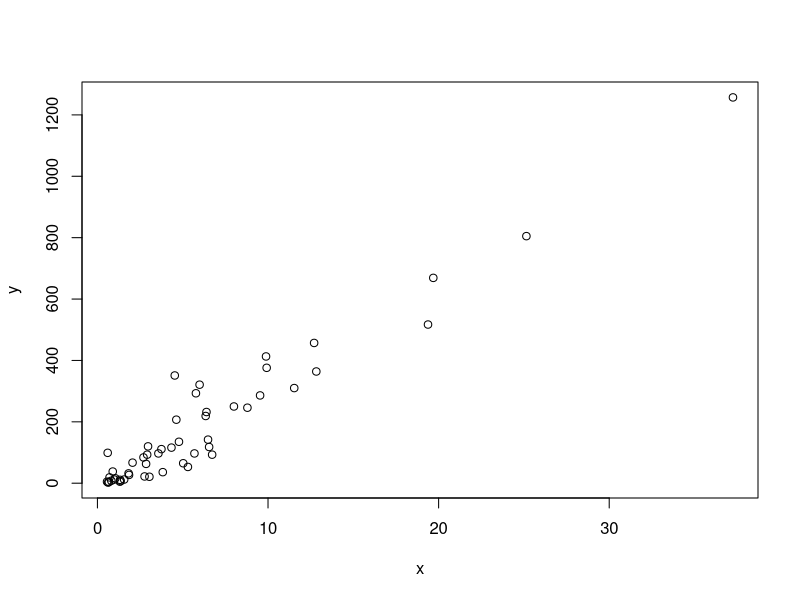
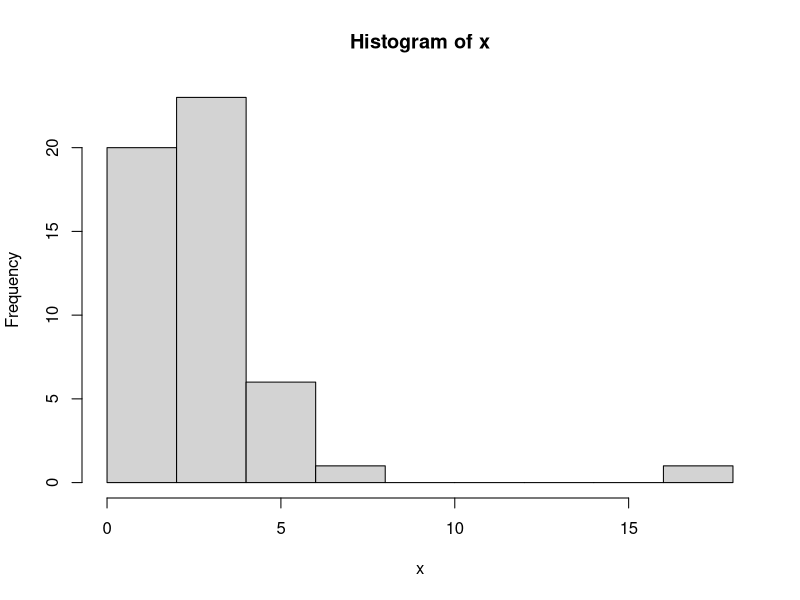
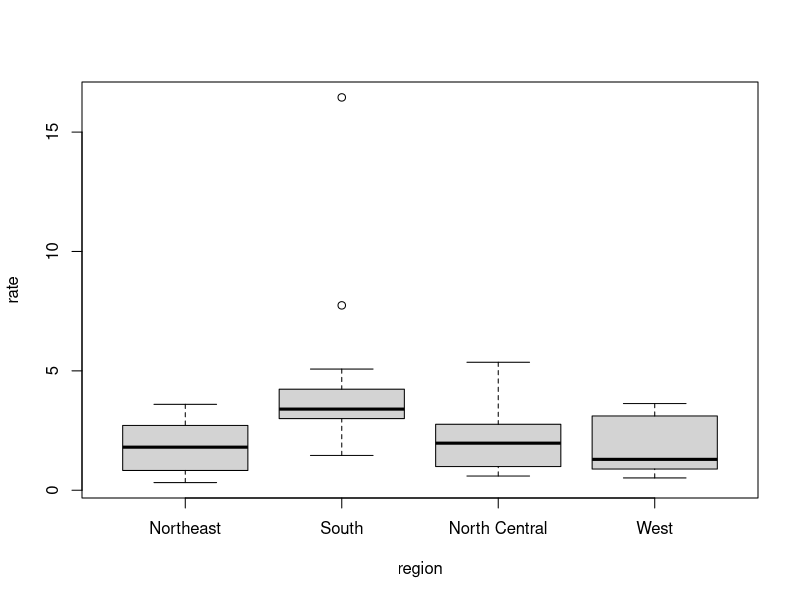
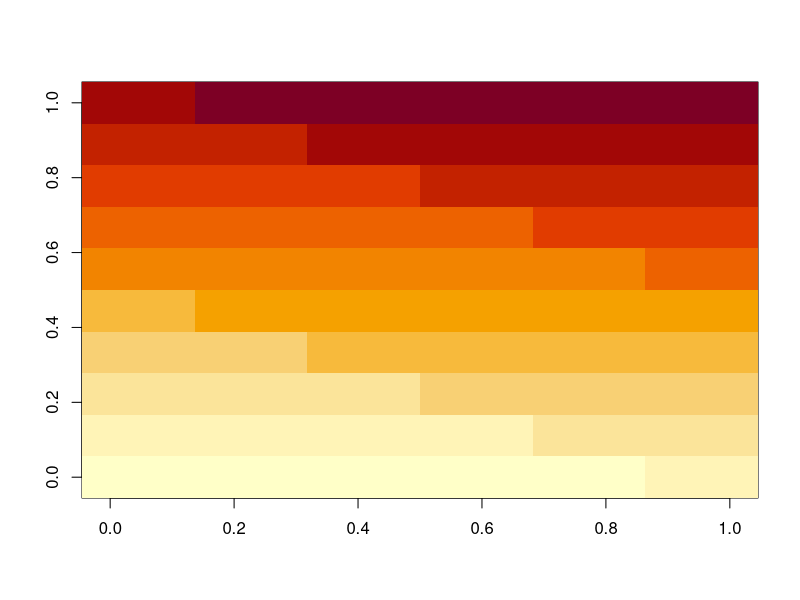
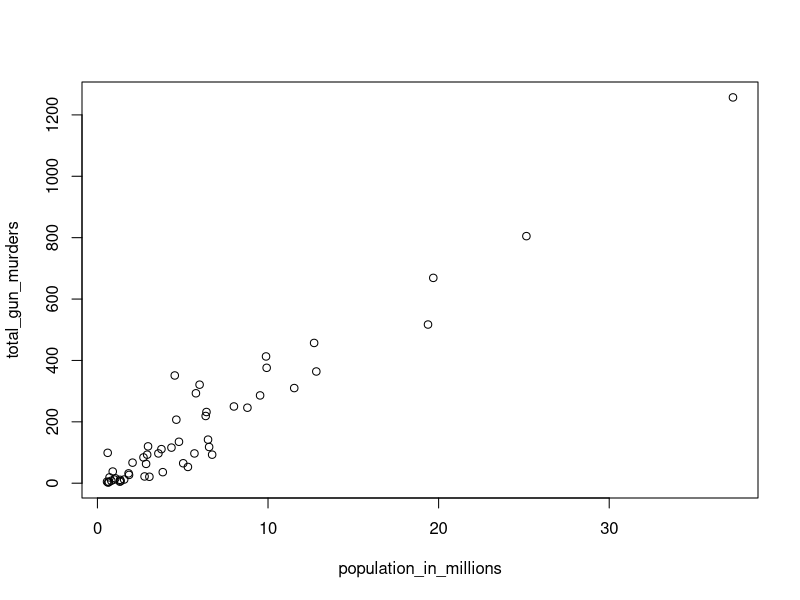
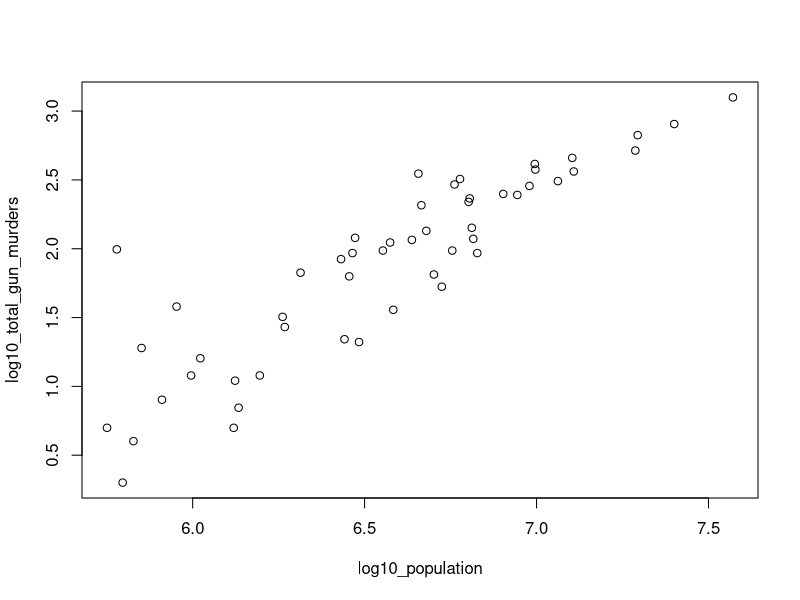
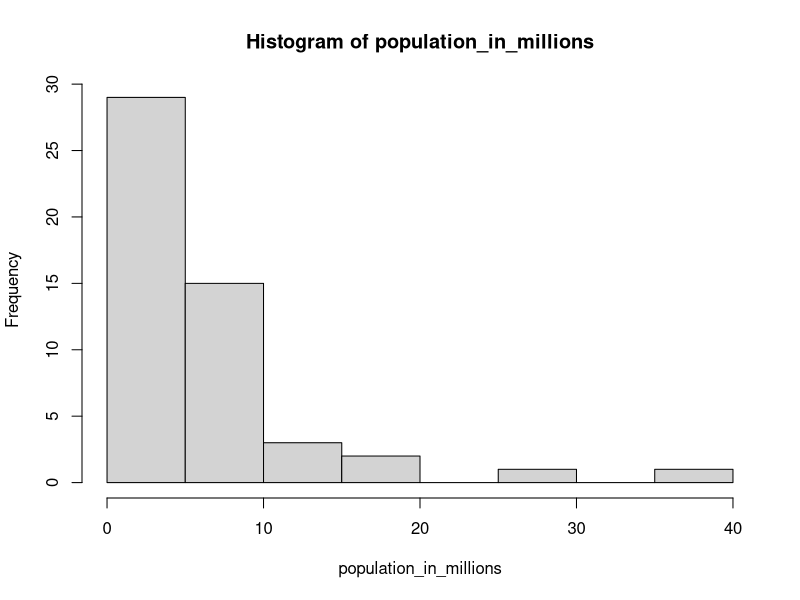
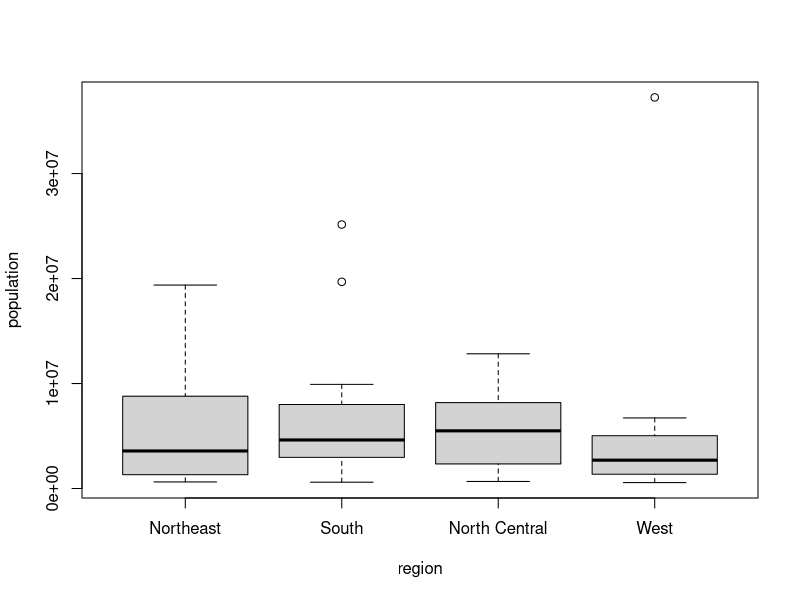

Recreate these plots in R, in order.
## ---- chunk 1
a <- 1
b <- 1
c <- -1
## ---- chunk 2
a
## ---- chunk 3
print(a)
## ---- chunk 4
ls()
## ---- chunk 5

# 1
(-b + sqrt(b^2 - 4*a*c) ) / ( 2*a )
# 2
(-b - sqrt(b^2 - 4*a*c) ) / ( 2*a )

# what the writer intended was to print to the decimal place 3 and 2
# tried using the round() function to decimal place 3 and 2

round((-b + sqrt(b^2 - 4*a*c) ) / ( 2*a ), digits = 3)
round((-b - sqrt(b^2 - 4*a*c) ) / ( 2*a ), digits = 2)

# interestingly "number 5" "goes to the even digit
# example: round(0.5) would result in 0, not 1
## ---- chunk 6
log(8)

log(a) 

# rounding log8
round(log(8), digits = 2)
## ---- chunk 7
help("log")
## ---- chunk 8
?log
## ---- chunk 9
args(log)
## ---- chunk 10
log(8, base = 2)
## ---- chunk 11
log(x = 8, base = 2)
## ---- chunk 12
log(8,2)
## ---- chunk 13
log(base = 2, x = 8)
## ---- chunk 14
2 ^ 3
## ---- chunk 15
help("+")
## ---- chunk 16
?"+"
## ---- chunk 17
help(">") 
## ---- chunk 18
?">"
## ---- chunk 19
data()
## ---- chunk 20
co2
## ---- chunk 21
pi

Inf+1
## ---- chunk 22
solution_1 <- (-b + sqrt(b^2 - 4*a*c)) / (2*a)
solution_2 <- (-b - sqrt(b^2 - 4*a*c)) / (2*a)
## ---- chunk 23
a <- 3
b <- 2
c <- -1
(-b + sqrt(b^2 - 4*a*c)) / (2*a)
(-b - sqrt(b^2 - 4*a*c)) / (2*a)
## ---- chunk 24
## Code to compute solution to quadratic equation of the form ax^2 + bx + c
## define the variables
a <- 3 
b <- 2
c <- -1

## now compute the solution
(-b + sqrt(b^2 - 4*a*c)) / (2*a)
(-b - sqrt(b^2 - 4*a*c)) / (2*a)
## ---- chunk 25
n <- 100
n*(n+1)/2
## ---- chunk 26
n <- 1000
n*(n+1)/2
## ---- chunk 27
n <- 1000
x <- seq(1, n)
sum(x)
## ---- chunk 28
log(sqrt(100),10)
## ---- chunk 29
a <- 2
class(a)
## ---- chunk 30
library(dslabs)
data(murders)
## ---- chunk 31
class(murders)
## ---- chunk 32
str(murders)
## ---- chunk 33
head(murders)
## ---- chunk 34
murders$population
## ---- chunk 35
names(murders)
## ---- chunk 36
pop <- murders$population
length(pop)
## ---- chunk 37
class(pop)
## ---- chunk 38
class(murders$state)
## ---- chunk 39
z <- 3 == 2
z

class(z)
## ---- chunk 40
?Comparison
## ---- chunk 41
class(1L)
## ---- chunk 42
class(murders$region)
## ---- chunk 43
levels(murders$region)
## ---- chunk 44
region <- murders$region
value <- murders$total
region <- reorder(region, value, FUN = sum)
levels(region)
## ---- chunk 45

record <- list(name = "John Doe",
             student_id = 1234,
             grades = c(95, 82, 91, 97, 93),
             final_grade = "A")
## ---- chunk 46
record

class(record)

## ---- chunk 47
record$student_id
## ---- chunk 48
record[["student_id"]]
## ---- chunk 49
record2 <- list("John Doe", 1234)
record2
## ---- chunk 50
record2[[1]]
## ---- chunk 51
mat <- matrix(1:12, 4, 3)
mat
## ---- chunk 52
mat[2, 3]
## ---- chunk 53
mat[2, ]
## ---- chunk 54
mat[, 3]
## ---- chunk 55
mat[, 2:3]
## ---- chunk 56
mat[1:2, 2:3]
## ---- chunk 57
as.data.frame(mat)
## ---- chunk 58
data("murders")
murders[25, 1]

murders[2:3, ]
## ---- chunk 59
library(dslabs)
data(murders)
## ---- chunk 60
str(murders)
## ---- chunk 61
names(murders)
## ---- chunk 62
a = murders$abb
a
class(a)
## ---- chunk 63
?identical
result = identical(a,b)
result
## ---- chunk 64
class(murders$region)
## ---- chunk 65
length(levels(murders$region))
## ---- chunk 66
?table
table(murders$region)
## ---- chunk 67
codes <- c(380, 124, 818)
codes
## ---- chunk 68
country <- c("italy", "canada", "egypt")
## ---- chunk 69
country <- c('italy', 'canada', 'egypt')
## ---- chunk 70
# country <- c(italy, canada, egypt)
## ---- chunk 71
codes <- c(italy = 380, canada = 124, egypt = 818)
codes
## ---- chunk 72
class(codes)
## ---- chunk 73
names(codes)
## ---- chunk 74
codes <- c("italy" = 380, "canada" = 124, "egypt" = 818)
codes
## ---- chunk 75
codes <- c(380, 124, 818)
country <- c("italy","canada","egypt")
names(codes) <- country
codes
## ---- chunk 76
seq(1, 10)
## ---- chunk 77
seq(1, 10, 2)
## ---- chunk 78
1:10
## ---- chunk 79
class(1:10)
## ---- chunk 80
class(seq(1, 10, 0.5))
## ---- chunk 81
codes[2]
## ---- chunk 82
codes[c(1,3)]
## ---- chunk 83
codes[1:2]
## ---- chunk 84
codes["canada"]

codes[c("egypt","italy")]
## ---- chunk 85
x <- c(1, "canada", 3)
## ---- chunk 86
x

class(x)
## ---- chunk 87
x <- 1:5
y <- as.character(x)
y
## ---- chunk 88
as.numeric(y)
## ---- chunk 89
x <- c("1", "b", "3")
as.numeric(x)
## ---- chunk 90
temp <- c(35, 88, 42, 84, 81, 30)
## ---- chunk 91
city <- c("Beijing", "Lagos", "Paris", "Rio de Janeiro", "San Juan", "Toronto")
## ---- chunk 92
names(temp) <- city
## ---- chunk 93
temp[1:3]
## ---- chunk 94
temp[c(3,5)]
## ---- chunk 95
seq_1 <- (12:73)
seq_1
## ---- chunk 96
odd_vector <- seq(1,100,2)
odd_vector
## ---- chunk 97
vec_6 <- seq(6,55,4/7)
vec_6
length(vec_6)
## ---- chunk 98
class(a <- seq(1, 10, 0.5))
class(a)
## ---- chunk 99
class(a <- seq(1, 10))
## ---- chunk 100
class(1L)
## ---- chunk 101
x <- c("1", "3", "5")
## ---- chunk 102
x <- as.integer(x)
x
class(x)
## ---- chunk 103
library(dslabs)
data(murders)
sort(murders$total)
## ---- chunk 104
x <- c(31, 4, 15, 92, 65)
sort(x)
## ---- chunk 105
index <- order(x)
x[index]
## ---- chunk 106
x
order(x)
## ---- chunk 107
murders$state[1:6]
murders$abb[1:6]
## ---- chunk 108
ind <- order(murders$total) 
murders$abb[ind]
## ---- chunk 109
max(murders$total)
## ---- chunk 110
i_max <- which.max(murders$total)
murders$state[i_max]
## ---- chunk 111
x <- c(31, 4, 15, 92, 65)
rank(x)
## ---- chunk 112
x <- c(1, 2, 3)
y <- c(10, 20, 30, 40, 50, 60, 70)
x+y
## ---- chunk 113
library(dslabs)
data("murders")
## ---- chunk 114
pop <- murders$population 
pop <- sort(pop)
pop[1]
## ---- chunk 115
pop <- murders$population
pop
ordered_pop <- order(pop)
ordered_pop
ordered_pop[1]
## ---- chunk 116
which.min(murders$population)
## ---- chunk 117
state_no <- which.min(murders$population)
states <- murders$state
states[state_no]
## ---- chunk 118
temp <- c(35, 88, 42, 84, 81, 30)
city <- c("Beijing", "Lagos", "Paris", "Rio de Janeiro", 
          "San Juan", "Toronto")
city_temps <- data.frame(name = city, temperature = temp)
## ---- chunk 119
ranks <- rank(murders$population)
states <- murders$state
my_df <- data.frame(states = states, ranks = ranks)
my_df
## ---- chunk 120
states <- murders$state
ranks <- rank(murders$population)
ind <- order(murders$population)

my_df <- data.frame(states = states[ind], ranks = ranks[ind])
my_df
## ---- chunk 121
data("na_example")  
str(na_example)
## ---- chunk 122
mean(na_example)
## ---- chunk 123
ind <- is.na(na_example)
# length(ind) ## 1000
length(na_example[ind])
# what I found in stackoverflow
sum(ind)
## ---- chunk 124
ind <- is.na(na_example)
mean(na_example[!ind])
## ---- chunk 125
library(dslabs)
data("murders")
murders$state[which.max(murders$population)]
## ---- chunk 126
inches <- c(69, 62, 66, 70, 70, 73, 67, 73, 67, 70)
## ---- chunk 127
inches * 2.54
## ---- chunk 128
inches - 69
## ---- chunk 129
murder_rate <- murders$total / murders$population * 100000
## ---- chunk 130
murders$abb[order(murder_rate)]
## ---- chunk 131
temp <- c(35, 88, 42, 84, 81, 30)
city <- c("Beijing", "Lagos", "Paris", "Rio de Janeiro", 
          "San Juan", "Toronto")
city_temps <- data.frame(name = city, temperature = temp)
## ---- chunk 132
temp_f <- c(35, 88, 42, 84, 81, 30)

# used the round function to get a touch of real-data-like-feeling
temp_c <- round(5/9*(temp_f - 32), digits=1)
city <- c("Beijing", "Lagos", "Paris", "Rio de Janeiro", 
          "San Juan", "Toronto")
city_temps <- data.frame(name = city, Celcius_temperature = temp_c, Farenheit_temperature= temp_f)
city_temps
## ---- chunk 133
numbers <- (1:100)
changed <- 1/numbers^2
sum(changed)

# checked if the result is similar to π^2/6
pi^2/6
## ---- chunk 134
murder_per_100k <- murders$total / murders$population * 100000
mean(murder_per_100k)
## ---- chunk 135
library(dslabs)
data("murders")
## ---- chunk 136
murder_rate <- murders$total / murders$population * 100000 
## ---- chunk 137

ind <- murder_rate < 0.71
## ---- chunk 138
ind <- murder_rate <= 0.71
## ---- chunk 139
murders$state[ind]
## ---- chunk 140
sum(ind)
## ---- chunk 141
TRUE & TRUE
TRUE & FALSE
FALSE & FALSE
## ---- chunk 142
west <- murders$region == "West"
safe <- murder_rate <= 1
## ---- chunk 143
ind <- safe & west
murders$state[ind]
## ---- chunk 144
ind <- which(murders$state == "California")
murder_rate[ind]
## ---- chunk 145
ind <- match(c("New York", "Florida", "Texas"), murders$state)
ind
## ---- chunk 146
murder_rate[ind]
## ---- chunk 147
c("Boston", "Dakota", "Washington") %in% murders$state
## ---- chunk 148
match(c("New York", "Florida", "Texas"), murders$state)
which(murders$state%in%c("New York", "Florida", "Texas"))
## ---- chunk 149
library(dslabs)
data(murders)
## ---- chunk 150
murder_rate <- murders$total / murders$population * 100000
low <- murder_rate < 1
## ---- chunk 151
which(low)
## ---- chunk 152
murders$state[low]
## ---- chunk 153
ne_low <- low & murders$region=="Northeast" 
## ---- chunk 154
murder_rate <- murders$total/murders$population*100000
avg <-mean(murder_rate)
sum(murder_rate < avg)
## ---- chunk 155
refer_abbs <- c("AK", "MI", "IA")
ind <- match(refer_abbs, murders$abb)
murders$state[ind]
## ---- chunk 156
x <- murders$population / 10^6
y <- murders$total
plot(x, y)
## ---- chunk 157
x <- with(murders, total / population * 100000)
hist(x)
## ---- chunk 158

murders$state[which.max(x)]
## ---- chunk 159
murders$rate <- with(murders, total / population * 100000)
boxplot(rate~region, data = murders)
## ---- chunk 160
x <- matrix(1:120, 12, 10)
image(x)
## ---- chunk 161
library(dslabs)
data(murders)
population_in_millions <- murders$population/10^6
total_gun_murders <- murders$total
plot(population_in_millions, total_gun_murders)
## ---- chunk 162
log10_population<- log(murders$population, 10)
log10_total_gun_murders <- log(murders$total, 10)
plot(log10_population, log10_total_gun_murders)
## ---- chunk 163
hist(population_in_millions)
## ---- chunk 164
boxplot(population~region, data = murders)
